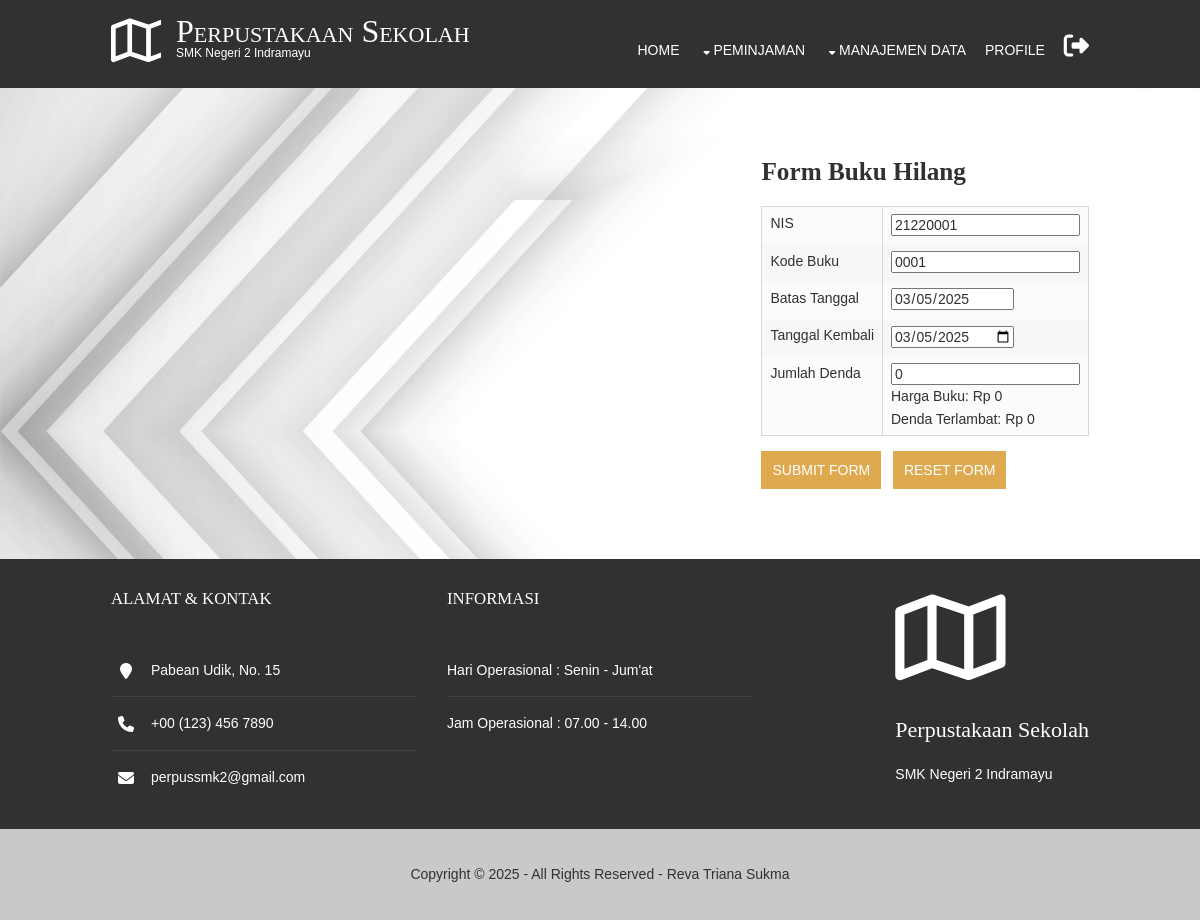
Screenshot of /pages/peminjaman/hilang.php?id=000001 (signed in) with the database file from the repository.
### tables this page shows
CREATE TABLE `daftar_pm` (
  `kode_pm` char(6) NOT NULL,
  `nis` char(8) DEFAULT NULL,
  `kode_buku` char(4) DEFAULT NULL,
  `kode_pg` char(4) DEFAULT NULL,
  `tanggal` date DEFAULT NULL,
  `ptgl_kembali` date DEFAULT NULL,
  `tgl_kembali` date DEFAULT NULL,
  `ket_terlambat` char(1) DEFAULT NULL,
  `ket_denda` int(11) DEFAULT NULL,
  `denda` int(11) DEFAULT NULL,
  `ket_selesai` char(1) DEFAULT NULL
);

### koneksi.php (called while the page is built, shortened)
<?php
class database {
	var $host = "localhost";
	var $username = "root";
	var $password = "";
	var $database = "dataperpus";
	var $koneksi = "";
	function __construct(){
		$this->koneksi = mysqli_connect($this->host, $this->username, $this->password, $this->database);
	}
	function get_by_id_peminjaman ($kode_pm){
		$query = mysqli_query ($this->koneksi, "select kode_pm, nis, kode_buku, kode_pg, tanggal, ptgl_kembali, tgl_kembali, ket_terlambat, ket_denda, denda, ket_selesai from daftar_pm where kode_pm = '$kode_pm'");
		return $query->fetch_array();
	}
}
?>

### pages/peminjaman/hilang.php (the view, shortened to what this page needs)
<?php
include '../../index_header.php';
include '../../koneksi.php';
$db = new database();
$kode_pm = $_GET['id'];
if (!is_null($kode_pm)) {
    $data_pengembalian = $db->get_by_id_peminjaman($kode_pm);
} else {
    header('location:data_pengembalian.php');
}
?>
<!DOCTYPE html>
<html>
<head>
    <link href="../../layout/styles/layout.css" rel="stylesheet" type="text/css" media="all">
    <link rel="stylesheet" href="https://cdnjs.cloudflare.com/ajax/libs/font-awesome/6.7.2/css/all.min.css" />
</head>
<body>
<div class="row0 bgded" style="background-image:url('../../images/bg_kiri.jpg');">
<main class="hoc container clear">
    <div class="fl_right">
        <h1 class="fl_left bold font-x2">Form Buku Hilang</h1>
        <form method="post" action="../../proses.php?action=update_pengembalian">
            <table>
                <tr>
                    <td><label for="nis">NIS</label></td>
                    <td><input type="number" name="nis" value="<?php echo $data_pengembalian['nis']; ?>" readonly></td>
                </tr>
                <tr>
                    <td><label for="kode_buku">Kode Buku</label></td>
                    <td><input type="number" name="kode_buku" value="<?php echo $data_pengembalian['kode_buku']; ?>" readonly></td>
                </tr>
                <tr>
                    <td><label for="ptgl_kembali">Batas Tanggal</label></td>
                    <td><input type="date" id="ptgl_kembali" name="ptgl_kembali" value="<?php echo $data_pengembalian['ptgl_kembali']; ?>" readonly></td>
                </tr>
                <tr>
                    <td><label for="tgl_kembali">Tanggal Kembali</label></td>
                    <td><input type="date" id="tgl_kembali" name="tgl_kembali" value="<?php echo $data_pengembalian['tgl_kembali']; ?>" required></td>
                </tr>
                <tr>
                    <td><label for="ket_denda">Jumlah Denda</label></td>
                    <td><input type="number" id="ket_denda" name="ket_denda" value="<?php echo $data_pengembalian['ket_denda']; ?>" readonly>
                        <br>
                        <span id="harga_buku_text">Harga Buku: Rp 0</span><br>
                        <span id="denda_terlambat_text">Denda Terlambat: Rp 0</span>
                    </td>
                </tr>
            </table>
            <div>
                <input class="inspace-10 btn" type="submit" name="submit" value="Submit Form">
                <input class="inspace-10 btn" type="reset" name="reset" value="Reset Form">
            </div>
        </form>
    </div>
</div>
</body>
</html>

### layout/styles/layout.css (style rules this page uses)
.container { padding:70px 0; }
#footer { padding:30px 0; }
#footer .title { margin:0 0 50px 0; padding:0; font-size:1.2rem; text-transform:uppercase; }
#footer .linklist li { display:block; margin-bottom:15px; padding:0 0 15px 0; border-bottom:1px solid; }
#footer .linklist li:last-child { margin:0; padding:0; border:none; }
#footer .linklist li::before, #footer .linklist li::after { display:table; content:""; }
#footer .linklist li, #footer .linklist li::after { clear:both; }
#footer .contact.linklist li, #footer .contact.linklist li:last-child { position:relative; padding-left:40px; }
#footer .contact li * { margin:0; padding:0; line-height:1.6; }
#footer .contact li i { display:block; position:absolute; top:0; left:0; width:30px; font-size:16px; text-align:center; }
#copyright { padding:20px 0; text-align: center; }
*, *::before, *::after { transition:all .3s ease-in-out; }
table, th, td { border:1px solid; border-collapse:collapse; vertical-align:top; }
table, th { table-layout:auto; }
table { width:100%; margin-bottom:15px; }
th, td { padding:5px 8px; }
td { border-width:0 1px; }
body { color:#888888; background-color:#FFFFFF; }
a { color:#DFA94F; }
.btn, .btn.inverse:hover { color:#FFFFFF; background-color:#DFA94F; border-color:#DFA94F; }
.row0 { background-color:#FFFFFF; color:#313131; }
.row4 { color:#FFFFFF; background-color:#313131; border-color:#DFA94F }
.row5, .row5 a { color:#313131; background-color:#cac9c9; }
#footer .linklist li { border-color:#414141; }
table, th, td, #comments .avatar, #comments input, #comments textarea { border-color:#D7D7D7; }
tr, #comments li, #comments input[type="submit"], #comments input[type="reset"] { color:inherit; background-color:#FBFBFB; }
tr:nth-child(even), #comments li:nth-child(even) { color:inherit; background-color:#F7F7F7; }
@media screen and (min-width:978px) { .hoc { max-width:978px; } }

### layout/styles/framework.css (style rules this page uses)
html { overflow-y: scroll; overflow-x: hidden; }
html, body { margin: 0; padding: 0; font-size: 14px; line-height: 1.6em; }
*, *::before, *::after { box-sizing: border-box; }
.bold { font-weight: bold; }
.nospace { margin: 0; padding: 0; list-style: none; }
.bgded { background-position: top center; background-repeat: no-repeat; background-size: cover; }
.btn { display: inline-block; padding: 15px 25px 17px; text-transform: uppercase; border: 1px solid; }
.clear, .group { display: block; }
.clear::before, .clear::after, .group::before, .group::after { display: table; content: ""; }
.clear, .clear::after, .group, .group::after { clear: both; }
a { outline: none; text-decoration: none; }
.fl_left, .imgl { float: left; }
.fl_right, .imgr { float: right; }
body, input, textarea, select { font-family: Verdana, Geneva, sans-serif; }
h1, h2, h3, h4, h5, h6, .heading { font-family: Georgia, "Times New Roman", Times, serif; }
form, fieldset, legend { margin: 0; padding: 0; border: none; }
label, input, textarea, select { display: inline-block; resize: none; outline: none; color: inherit; font-size: inherit; font-family: inherit; vertical-align: middle; }
label { margin-bottom: 5px; }
:required, :invalid { outline: none; box-shadow: none; }
h1, h2, h3, h4, h5, h6, .heading { margin: 0 0 20px 0; font-size: 22px; line-height: normal; font-weight: normal; text-transform: capitalize; }
address { font-style: normal; font-weight: normal; }
.font-x2 { font-size: 1.8rem; }
.wrapper { display: block; width: 100%; margin: 0; padding: 0; text-align: left; word-wrap: break-word; }
.hoc { display: block; margin: 0 auto; }
address, article, aside, figcaption, figure, footer, header, main, nav, section { display: block; margin: 0; padding: 0; }
.one_half, .one_third, .two_third, .one_quarter, .two_quarter, .three_quarter { display: inline-block; float: left; margin: 0 0 0 3.06748466257669%; list-style: none; }
.first { margin-left: 0; clear: left; }
.one_third { width: 31.28834355828221%; }
.btmspace-30 { margin-bottom: 30px; }
.inspace-10 { padding: 10px; }

### rows the page displays
daftar_pm: nis "21220001", kode_buku "0001", ptgl_kembali "03/05/2025", tgl_kembali "03/05/2025", ket_denda "0"
